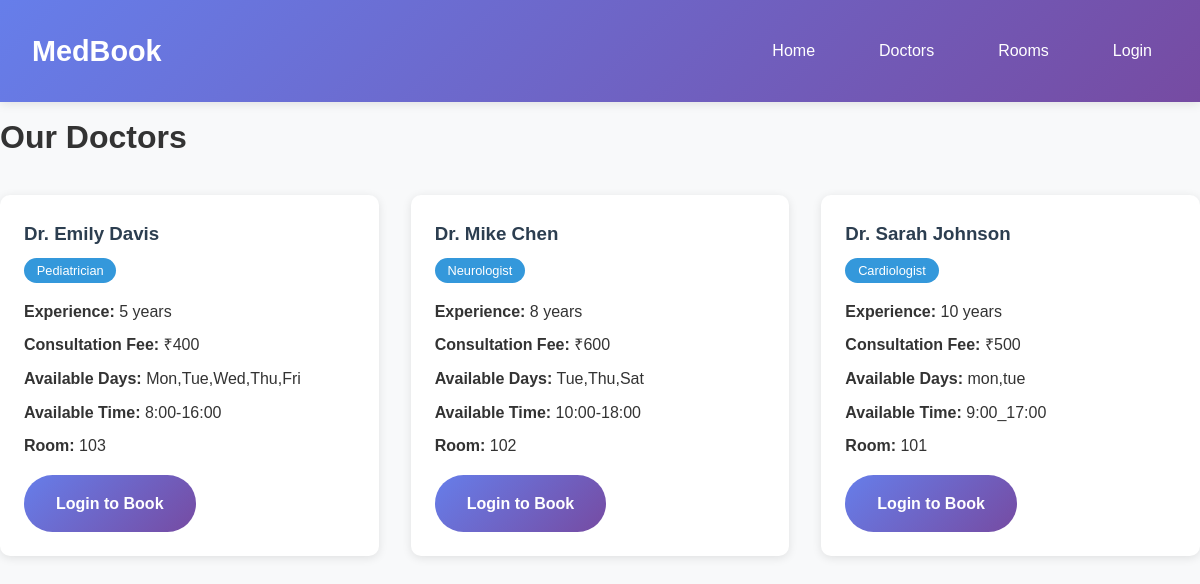
Page /doctors on the committed database.
### tables this page shows
CREATE TABLE doctors (
            id INTEGER PRIMARY KEY AUTOINCREMENT,
            name TEXT NOT NULL,
            email TEXT UNIQUE NOT NULL,
            password TEXT NOT NULL,
            specialization TEXT NOT NULL,
            experience INTEGER,
            fee INTEGER NOT NULL,
            available_days TEXT,
            available_time TEXT,
            room_id INTEGER,
            FOREIGN KEY (room_id) REFERENCES rooms (id)
        );

CREATE TABLE rooms (
            id INTEGER PRIMARY KEY AUTOINCREMENT,
            room_number TEXT NOT NULL,
            room_type TEXT NOT NULL,
            capacity INTEGER,
            facilities TEXT,
            status TEXT DEFAULT 'available'
        );

### app.py (the view)
@app.route('/doctors')
def doctors():
    conn = get_db_connection()
    doctors = conn.execute('''
        SELECT d.*, r.room_number
        FROM doctors d
        LEFT JOIN rooms r ON d.room_id = r.id
        ORDER BY d.name
    ''').fetchall()
    conn.close()
    return render_template('doctors.html', doctors=doctors)

### app.py (called while the page is built)
def get_db_connection():
    conn = sqlite3.connect('database.db')
    conn.row_factory = sqlite3.Row
    return conn

### templates/doctors.html (shortened to what this page needs)
<!DOCTYPE html>
<html lang="en">
<head>
    <link rel="stylesheet" href="{{ url_for('static', filename='style.css') }}">
</head>
<body>
    <nav class="navbar">
        <div class="nav-container">
            <h1 class="nav-brand">MedBook</h1>
            <div class="nav-links">
                {% if session.user_id %}
                    <a href="{{ url_for('dashboard') }}">Dashboard</a>
                    <a href="{{ url_for('appointment') }}">Book Appointment</a>
                    <a href="{{ url_for('doctors') }}">Doctors</a>
                    <span>Welcome, {{ session.user_name }}!</span>
                    <a href="{{ url_for('logout') }}">Logout</a>
                {% else %}
                    <a href="{{ url_for('home') }}">Home</a>
                    <a href="{{ url_for('doctors') }}">Doctors</a>
                    <a href="{{ url_for('rooms') }}">Rooms</a>
                    <a href="{{ url_for('login') }}">Login</a>
                {% endif %}
            </div>
        </div>
    </nav>
    <main class="main-content">
        <div class="doctors-container">
            <h1>Our Doctors</h1>
            <div class="doctors-grid">
                {% for doctor in doctors %}
                    <div class="doctor-card">
                        <div class="doctor-header">
                            <h3>{{ doctor.name }}</h3>
                            <span class="specialization">{{ doctor.specialization }}</span>
                        </div>
                        <div class="doctor-details">
                            <p><strong>Experience:</strong> {{ doctor.experience }} years</p>
                            <p><strong>Consultation Fee:</strong> ₹{{ doctor.fee }}</p>
                            <p><strong>Available Days:</strong> {{ doctor.available_days }}</p>
                            <p><strong>Available Time:</strong> {{ doctor.available_time }}</p>
                            <p><strong>Room:</strong> {{ doctor.room_number or 'TBD' }}</p>
                        </div>
                        <div class="doctor-actions">
                            {% if session.user_id %}
                                <a href="{{ url_for('appointment') }}" class="btn btn-primary">Book Appointment</a>
                            {% else %}
                                <a href="{{ url_for('login') }}" class="btn btn-primary">Login to Book</a>
                            {% endif %}
                        </div>
                    </div>
                {% endfor %}
            </div>
        </div>
    </main>
</body>
</html>

### static/style.css (style rules this page uses)
* { margin: 0; padding: 0; box-sizing: border-box; }
body { font-family: 'Arial', sans-serif; line-height: 1.6; color: #333; background-color: #f8f9fa; }
.navbar { background-color: #2c3e50; padding: 1rem 0; box-shadow: 0 2px 4px rgba(0,0,0,0.1); }
.nav-container { max-width: 1200px; margin: 0 auto; display: flex; justify-content: space-between; align-items: center; padding: 0 2rem; }
.nav-brand { color: #fff; font-size: 1.5rem; font-weight: bold; }
.nav-links { display: flex; gap: 2rem; align-items: center; }
.nav-links a { color: #fff; text-decoration: none; transition: color 0.3s; }
.main-content { max-width: 1200px; margin: 0 auto; padding: 2rem; min-height: calc(100vh - 120px); }
.btn { display: inline-block; padding: 0.8rem 1.5rem; text-decoration: none; border-radius: 5px; transition: background-color 0.3s; border: none; cursor: pointer; font-size: 1rem; }
.btn-primary { background-color: #3498db; color: white; }
.doctors-grid { display: grid; grid-template-columns: repeat(auto-fill, minmax(300px, 1fr)); gap: 2rem; margin-top: 2rem; }
.doctor-card { background: white; border-radius: 10px; padding: 1.5rem; box-shadow: 0 2px 10px rgba(0,0,0,0.1); }
.doctor-header { margin-bottom: 1rem; }
.doctor-header h3 { color: #2c3e50; margin-bottom: 0.5rem; }
.specialization { background-color: #3498db; color: white; padding: 0.3rem 0.8rem; border-radius: 20px; font-size: 0.8rem; }
.doctor-details p { margin-bottom: 0.5rem; }
.doctor-actions { margin-top: 1rem; }
body { font-family: 'Segoe UI', Tahoma, Geneva, Verdana, sans-serif; line-height: 1.6; color: #333; background-color: #f8f9fa; }
.navbar { background: linear-gradient(135deg, #667eea 0%, #764ba2 100%); box-shadow: 0 2px 10px rgba(0, 0, 0, 0.1); position: sticky; top: 0; z-index: 1000; }
.nav-container { max-width: 1200px; margin: 0 auto; padding: 0 20px; display: flex; justify-content: space-between; align-items: center; height: 70px; }
.nav-brand { color: white; font-size: 1.8rem; font-weight: bold; text-decoration: none; }
.nav-links { display: flex; gap: 30px; }
.nav-links a { color: white; text-decoration: none; font-weight: 500; transition: all 0.3s ease; padding: 8px 16px; border-radius: 5px; }
.main-content { max-width: 1200px; margin: 0 auto; padding: 40px 20px; min-height: calc(100vh - 70px); }
.btn { display: inline-block; padding: 12px 30px; text-decoration: none; border-radius: 5px; font-weight: 500; transition: all 0.3s ease; border: none; cursor: pointer; font-size: 1rem; text-align: center; }
.btn-primary { background: linear-gradient(135deg, #667eea 0%, #764ba2 100%); color: white; }
.navbar { background: linear-gradient(135deg, #667eea 0%, #764ba2 100%); padding: 1rem 0; box-shadow: 0 2px 10px rgba(0,0,0,0.1); position: fixed; width: 100%; top: 0; z-index: 1000; }
.nav-container { max-width: 1200px; margin: 0 auto; padding: 0 2rem; display: flex; justify-content: space-between; align-items: center; }
.nav-brand { color: white; font-size: 1.8rem; font-weight: bold; }
.nav-links { display: flex; gap: 2rem; }
.nav-links a { color: white; text-decoration: none; padding: 0.5rem 1rem; border-radius: 5px; transition: background-color 0.3s; }
.main-content { margin-top: 80px; padding: 2rem 0; }
.btn { padding: 1rem 2rem; text-decoration: none; border-radius: 50px; font-weight: bold; transition: all 0.3s; display: inline-block; }
.btn-primary { background-color: #28a745; color: white; }

### rows in the picture
doctors: name "Dr. Emily Davis", specialization "Pediatrician", experience "5", fee "400", available_days "Mon,Tue,Wed,Thu,Fri", available_time "8:00-16:00", room_number "103"
doctors: name "Dr. Mike Chen", specialization "Neurologist", experience "8", fee "600", available_days "Tue,Thu,Sat", available_time "10:00-18:00", room_number "102"
doctors: name "Dr. Sarah Johnson", specialization "Cardiologist", experience "10", fee "500", available_days "mon,tue", available_time "9:00_17:00", room_number "101"
